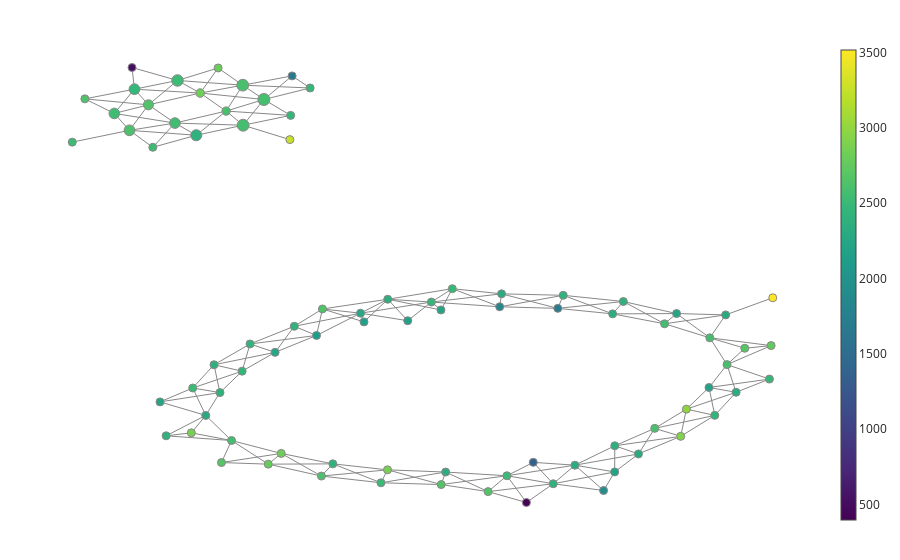

This figure's notebook cell:
### Markdown cell above
Finally, we could change the target space $Y$ *and* the function $f:X \to Y$. We'll use $Y = \mathbb{R}^2$ and $f$ the identity function---this is not realistic for high-dimensional data, but we can use it for this low-dimensional example.

Since we are changing the target space, we also need to change the type of cover. We'll cover $Y$ by squares with a prescribed overlap percentage.

### Code cell
filter_func = Projection(columns=[0,1])
cover = CubicalCover(n_intervals=10, overlap_frac=0.2)
clusterer = DBSCAN()

pipe = make_mapper_pipeline(
    filter_func=filter_func,
    cover=cover,
    clusterer=clusterer,
    verbose=False,
    n_jobs=1,
)

fig = plot_static_mapper_graph(pipe, data)
fig.show(config={'scrollZoom': True})

### Figure 1 — Plotly figure (JSON) as saved in the notebook; plotly's stock layout.template omitted (floating-point values rounded to 4 significant figures; data arrays with more than 128 entries replaced by an {"elided": "..."} marker saying what was removed)
{"data": [{"hoverinfo": "none", "line": {"color": "#888", "width": 1}, "mode": "lines", "name": "edge_trace", "type": "scatter", "uid": "9cb2be60-b7e0-4186-bde1-97dc20e1e7ab", "x": {"elided": "582 float values"}, "y": {"elided": "582 float values"}}, {"hoverinfo": "text", "hovertext": ["Node ID: 0<br>Pullback set label: 9<br>Partial cluster label: 0<br>Node size: 117<br>Summary statistic: 2310.0", "Node ID: 1<br>Pullback set label: 54<br>Partial cluster label: 0<br>Node size: 322<br>Summary statistic: 2400.0", "Node ID: 2<br>Pullback set label: 55<br>Partial cluster label: 0<br>Node size: 372<br>Summary statistic: 2580.0", "Node ID: 3<br>Pullback set label: 6<br>Partial cluster label: 0<br>Node size: 49<br>Summary statistic: 2470.0", "Node ID: 4<br>Pullback set label: 14<br>Partial cluster label: 0<br>Node size: 107<br>Summary statistic: 2590.0", "Node ID: 5<br>Pullback set label: 40<br>Partial cluster label: 0<br>Node size: 113<br>Summary statistic: 2410.0", "Node ID: 6<br>Pullback set label: 79<br>Partial cluster label: 0<br>Node size: 106<br>Summary statistic: 2420.0", "Node ID: 7<br>Pullback set label: 50<br>Partial cluster label: 0<br>Node size: 108<br>Summary statistic: 2420.0", "Node ID: 8<br>Pullback set label: 77<br>Partial cluster label: 0<br>Node size: 101<br>Summary statistic: 2380.0", "Node ID: 9<br>Pullback set label: 8<br>Partial cluster label: 0<br>Node size: 65<br>Summary statistic: 2410.0", "Node ID: 10<br>Pullback set label: 18<br>Partial cluster label: 0<br>Node size: 124<br>Summary statistic: 2520.0", "Node ID: 11<br>Pullback set label: 72<br>Partial cluster label: 0<br>Node size: 106<br>Summary statistic: 2250.0", "Node ID: 12<br>Pullback set label: 73<br>Partial cluster label: 0<br>Node size: 82<br>Summary statistic: 2360.0", "Node ID: 13<br>Pullback set label: 22<br>Partial cluster label: 0<br>Node size: 123<br>Summary statistic: 2580.0", "Node ID: 14<br>Pullback set label: 30<br>Partial cluster label: 0<br>Node size: 31<br>Summary statistic: 2220.0", "Node ID: 15<br>Pullback set label: 47<br>Partial cluster label: 0<br>Node size: 378<br>Summary statistic: 2580.0", "Node ID: 16<br>Pullback set label: 28<br>Partial cluster label: 0<br>Node size: 350<br>Summary statistic: 2530.0", "Node ID: 17<br>Pullback set label: 36<br>Partial cluster label: 0<br>Node size: 191<br>Summary statistic: 2820.0", "Node ID: 18<br>Pullback set label: 37<br>Partial cluster label: 0<br>Node size: 364<br>Summary statistic: 2600.0", "Node ID: 19<br>Pullback set label: 24<br>Partial cluster label: 0<br>Node size: 90<br>Summary statistic: 2340.0", "Node ID: 20<br>Pullback set label: 25<br>Partial cluster label: 0<br>Node size: 60<br>Summary statistic: 2660.0", "Node ID: 21<br>Pullback set label: 5<br>Partial cluster label: 0<br>Node size: 102<br>Summary statistic: 2310.0", "Node ID: 22<br>Pullback set label: 15<br>Partial cluster label: 0<br>Node size: 79<br>Summary statistic: 2690.0", "Node ID: 23<br>Pullback set label: 45<br>Partial cluster label: 0<br>Node size: 296<br>Summary statistic: 2550.0", "Node ID: 24<br>Pullback set label: 58<br>Partial cluster label: 0<br>Node size: 117<br>Summary statistic: 2310.0", "Node ID: 25<br>Pullback set label: 34<br>Partial cluster label: 0<br>Node size: 295<br>Summary statistic: 2530.0", "Node ID: 26<br>Pullback set label: 35<br>Partial cluster label: 0<br>Node size: 262<br>Summary statistic: 2650.0", "Node ID: 27<br>Pullback set label: 41<br>Partial cluster label: 0<br>Node size: 105<br>Summary statistic: 2410.0", "Node ID: 28<br>Pullback set label: 64<br>Partial cluster label: 0<br>Node size: 107<br>Summary statistic: 2470.0", "Node ID: 29<br>Pullback set label: 29<br>Partial cluster label: 0<br>Node size: 97<br>Summary statistic: 2800.0", "Node ID: 30<br>Pullback set label: 60<br>Partial cluster label: 0<br>Node size: 114<br>Summary statistic: 2560.0", "Node ID: 31<br>Pullback set label: 27<br>Partial cluster label: 0<br>Node size: 304<br>Summary statistic: 2480.0", "Node ID: 32<br>Pullback set label: 78<br>Partial cluster label: 0<br>Node size: 116<br>Summary statistic: 2430.0", "Node ID: 33<br>Pullback set label: 23<br>Partial cluster label: 0<br>Node size: 51<br>Summary statistic: 2300.0", "Node ID: 34<br>Pullback set label: 44<br>Partial cluster label: 0<br>Node size: 305<br>Summary statistic: 2620.0", "Node ID: 35<br>Pullback set label: 53<br>Partial cluster label: 0<br>Node size: 48<br>Summary statistic: 2530.0", "Node ID: 36<br>Pullback set label: 69<br>Partial cluster label: 0<br>Node size: 12<br>Summary statistic: 2450.0", "Node ID: 37<br>Pullback set label: 56<br>Partial cluster label: 0<br>Node size: 108<br>Summary statistic: 2470.0", "Node ID: 38<br>Pullback set label: 76<br>Partial cluster label: 0<br>Node size: 99<br>Summary statistic: 2520.0", "Node ID: 39<br>Pullback set label: 66<br>Partial cluster label: 0<br>Node size: 63<br>Summary statistic: 2410.0", "Node ID: 40<br>Pullback set label: 67<br>Partial cluster label: 0<br>Node size: 120<br>Summary statistic: 2270.0", "Node ID: 41<br>Pullback set label: 42<br>Partial cluster label: 0<br>Node size: 22<br>Summary statistic: 2620.0", "Node ID: 42<br>Pullback set label: 31<br>Partial cluster label: 0<br>Node size: 102<br>Summary statistic: 2560.0", "Node ID: 43<br>Pullback set label: 39<br>Partial cluster label: 0<br>Node size: 5<br>Summary statistic: 2350.0", "Node ID: 44<br>Pullback set label: 2<br>Partial cluster label: 0<br>Node size: 100<br>Summary statistic: 2360.0", "Node ID: 45<br>Pullback set label: 71<br>Partial cluster label: 0<br>Node size: 34<br>Summary statistic: 2110.0", "Node ID: 46<br>Pullback set label: 3<br>Partial cluster label: 0<br>Node size: 112<br>Summary statistic: 2610.0", "Node ID: 47<br>Pullback set label: 17<br>Partial cluster label: 0<br>Node size: 34<br>Summary statistic: 2660.0", "Node ID: 48<br>Pullback set label: 61<br>Partial cluster label: 0<br>Node size: 12<br>Summary statistic: 2870.0", "Node ID: 49<br>Pullback set label: 57<br>Partial cluster label: 0<br>Node size: 27<br>Summary statistic: 1850.0", "Node ID: 50<br>Pullback set label: 68<br>Partial cluster label: 0<br>Node size: 52<br>Summary statistic: 2390.0", "Node ID: 51<br>Pullback set label: 59<br>Partial cluster label: 0<br>Node size: 27<br>Summary statistic: 2680.0", "Node ID: 52<br>Pullback set label: 80<br>Partial cluster label: 0<br>Node size: 45<br>Summary statistic: 2640.0", "Node ID: 53<br>Pullback set label: 51<br>Partial cluster label: 0<br>Node size: 92<br>Summary statistic: 2820.0", "Node ID: 54<br>Pullback set label: 52<br>Partial cluster label: 0<br>Node size: 61<br>Summary statistic: 2770.0", "Node ID: 55<br>Pullback set label: 46<br>Partial cluster label: 0<br>Node size: 184<br>Summary statistic: 2610.0", "Node ID: 56<br>Pullback set label: 10<br>Partial cluster label: 0<br>Node size: 48<br>Summary statistic: 2300.0", "Node ID: 57<br>Pullback set label: 32<br>Partial cluster label: 0<br>Node size: 116<br>Summary statistic: 2510.0", "Node ID: 58<br>Pullback set label: 13<br>Partial cluster label: 0<br>Node size: 38<br>Summary statistic: 2200.0", "Node ID: 59<br>Pullback set label: 33<br>Partial cluster label: 0<br>Node size: 22<br>Summary statistic: 2860.0", "Node ID: 60<br>Pullback set label: 70<br>Partial cluster label: 0<br>Node size: 10<br>Summary statistic: 2240.0", "Node ID: 61<br>Pullback set label: 75<br>Partial cluster label: 0<br>Node size: 34<br>Summary statistic: 2230.0", "Node ID: 62<br>Pullback set label: 21<br>Partial cluster label: -1<br>Node size: 3<br>Summary statistic: 2750.0", "Node ID: 63<br>Pullback set label: 1<br>Partial cluster label: 0<br>Node size: 40<br>Summary statistic: 2200.0", "Node ID: 64<br>Pullback set label: 26<br>Partial cluster label: 0<br>Node size: 54<br>Summary statistic: 2640.0", "Node ID: 65<br>Pullback set label: 65<br>Partial cluster label: 0<br>Node size: 52<br>Summary statistic: 2490.0", "Node ID: 66<br>Pullback set label: 4<br>Partial cluster label: 0<br>Node size: 115<br>Summary statistic: 2450.0", "Node ID: 67<br>Pullback set label: 63<br>Partial cluster label: 0<br>Node size: 8<br>Summary statistic: 2160.0", "Node ID: 68<br>Pullback set label: 19<br>Partial cluster label: 0<br>Node size: 11<br>Summary statistic: 1380.0", "Node ID: 69<br>Pullback set label: 7<br>Partial cluster label: -1<br>Node size: 1<br>Summary statistic: 397.0", "Node ID: 70<br>Pullback set label: 11<br>Partial cluster label: 0<br>Node size: 11<br>Summary statistic: 2920.0", "Node ID: 71<br>Pullback set label: 20<br>Partial cluster label: -1<br>Node size: 1<br>Summary statistic: 510.0", "Node ID: 72<br>Pullback set label: 49<br>Partial cluster label: -1<br>Node size: 4<br>Summary statistic: 1700.0", "Node ID: 73<br>Pullback set label: 12<br>Partial cluster label: 0<br>Node size: 8<br>Summary statistic: 2980.0", "Node ID: 74<br>Pullback set label: 38<br>Partial cluster label: 0<br>Node size: 6<br>Summary statistic: 1660.0", "Node ID: 75<br>Pullback set label: 48<br>Partial cluster label: -1<br>Node size: 3<br>Summary statistic: 2480.0", "Node ID: 76<br>Pullback set label: 74<br>Partial cluster label: -1<br>Node size: 2<br>Summary statistic: 2210.0", "Node ID: 77<br>Pullback set label: 0<br>Partial cluster label: -1<br>Node size: 1<br>Summary statistic: 1940.0", "Node ID: 78<br>Pullback set label: 81<br>Partial cluster label: -1<br>Node size: 1<br>Summary statistic: 2150.0", "Node ID: 79<br>Pullback set label: 43<br>Partial cluster label: -1<br>Node size: 1<br>Summary statistic: 2530.0", "Node ID: 80<br>Pullback set label: 62<br>Partial cluster label: -1<br>Node size: 1<br>Summary statistic: 3260.0", "Node ID: 81<br>Pullback set label: 16<br>Partial cluster label: -1<br>Node size: 1<br>Summary statistic: 3520.0"], "marker": {"color": [2312.0, 2396.0, 2575.0, 2471.0, 2589.0, 2410.0, 2425.0, 2416.0, 2379.0, 2408.0, 2520.0, 2254.0, 2357.0, 2584.0, 2222.0, 2576.0, 2532.0, 2818.0, 2596.0, 2344.0, 2663.0, 2308.0, 2690.0, 2550.0, 2307.0, 2534.0, 2647.0, 2415.0, 2473.0, 2801, 2560.0, 2478.0, 2429.0, 2296.0, 2618.0, 2526.0, 2450.0, 2468.0, 2515.0, 2407.0, 2270.0, 2620.0, 2560.0, 2349.0, 2359.0, 2112.0, 2606.0, 2656.0, 2872.0, 1847.0, 2388.0, 2676.0, 2641.0, 2824.0, 2774.0, 2613.0, 2298.0, 2513.0, 2199.0, 2865.0, 2237.0, 2231.0, 2745.0, 2199.0, 2644.0, 2488.0, 2446.0, 2165.0, 1381.0, 397, 2925.0, 510, 1705.0, 2983.0, 1657.0, 2482.0, 2214.0, 1944, 2152, 2526, 3255, 3516], "colorbar": {"thickness": 15, "title": {"side": "right", "text": ""}, "xanchor": "left"}, "colorscale": [[0, "#440154"], [0.1111, "#482878"], [0.2222, "#3e4989"], [0.3333, "#31688e"], [0.4444, "#26828e"], [0.5556, "#1f9e89"], [0.6667, "#35b779"], [0.7778, "#6ece58"], [0.8889, "#b5de2b"], [1, "#fde725"]], "line": {"color": "#888", "width": 1}, "opacity": 1, "reversescale": false, "showscale": true, "size": [117, 322, 372, 49, 107, 113, 106, 108, 101, 65, 124, 106, 82, 123, 31, 378, 350, 191, 364, 90, 60, 102, 79, 296, 117, 295, 262, 105, 107, 97, 114, 304, 116, 51, 305, 48, 12, 108, 99, 63, 120, 22, 102, 5, 100, 34, 112, 34, 12, 27, 52, 27, 45, 92, 61, 184, 48, 116, 38, 22, 10, 34, 3, 40, 54, 52, 115, 8, 11, 1, 11, 1, 4, 8, 6, 3, 2, 1, 1, 1, 1, 1], "sizemin": 4, "sizemode": "area", "sizeref": 5.25}, "mode": "markers", "name": "node_trace", "type": "scatter", "uid": "90432d26-fe36-483e-ac21-0c467e6c0636", "x": [1.885, -2.536, -1.989, 4.157, 3.661, 2.451, -1.392, 1.749, -2.329, 1.632, 1.091, -0.618, -0.3001, 3.46, 3.072, -1.746, -2.755, -2.49, -1.994, 0.3757, 0.3239, 3.767, 3.869, -2.785, 1.029, -3.493, -3.094, -0.9415, 0.2091, -2.281, -2.124, -3.258, -1.908, 3.645, -3.316, -3.043, -2.001, -1.434, -2.577, -2.888, -2.425, -1.075, 2.932, 2.326, 2.351, -1.132, 2.818, 0.8713, -2.594, 1.007, -2.259, -2.242, -1.063, -1.544, -1.695, -2.187, 2.627, -0.3794, 3.451, -0.3028, -1.616, -2.959, 4.176, 2.349, -3.837, 0.4538, 3.518, -0.06684, 1.399, 1.319, 3.12, -3.286, 1.685, 3.187, -1.417, -1.207, 0.321, 2.22, -0.5779, -3.984, -1.443, 4.195], "y": [-3.835, 5.58, 5.865, -1.379, -0.966, 0.8348, 0.1284, 1.012, -0.9704, -4.366, -4.137, 0.5012, 0.8991, -0.2019, 0.4911, 6.6, 7.143, 6.784, 7.008, -4.032, -4.389, -1.755, -0.4991, 5.927, 1.054, 6.202, 6.447, -3.798, 0.8195, 7.499, -3.132, 6.894, -0.3771, 0.4529, 5.72, 5.236, -1.153, 6.146, -1.633, -2.998, -2.415, -4.147, 0.199, 0.4825, -3.282, -0.1337, -2.785, -4.59, -2.913, 0.6849, -1.764, -3.761, 0.6224, -3.5, -3.807, 6.27, -3.515, -4.338, -1.619, -3.969, -0.6163, -2.029, -0.4234, -4.029, 6.618, 1.201, -2.414, 0.2869, -3.755, -4.901, -3.013, 7.513, 0.6395, -2.237, 7.273, 6.928, 0.5937, -4.559, 0.2533, 5.383, 5.455, 0.9417]}], "layout": {"autosize": false, "hovermode": "closest", "margin": {"b": 20, "l": 5, "r": 5, "t": 40}, "showlegend": false, "title": {"text": ""}, "xaxis": {"showgrid": false, "showline": false, "showticklabels": false, "ticks": "", "title": {"text": ""}, "zeroline": false}, "yaxis": {"showgrid": false, "showline": false, "showticklabels": false, "ticks": "", "title": {"text": ""}, "zeroline": false}}}
